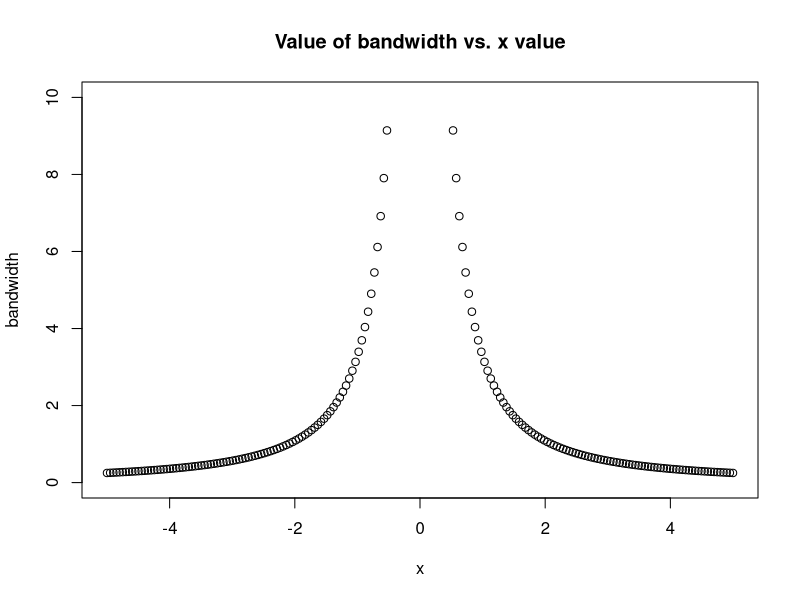
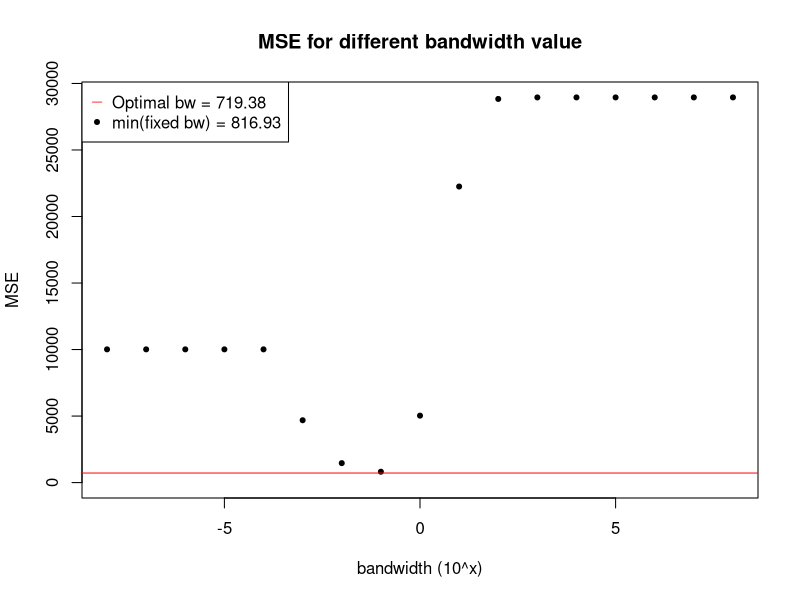
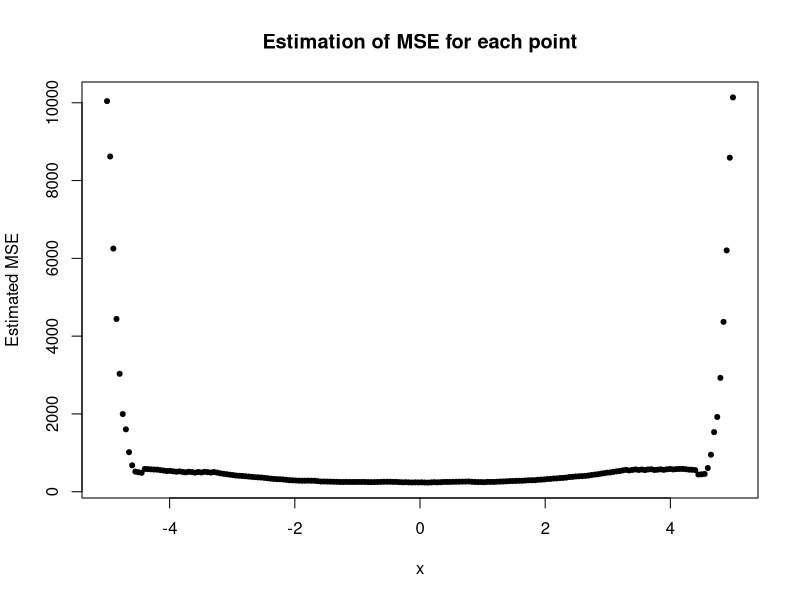

The R script that drew these images, in order:
# simularion for 1000 times
# plot MSE vs bandwidth of fix/optimal bandwidth
# plot MSE vs x at every point

##################### Function ##################################
# For fixed bandwidth (Gaussian kernel without window 
gauss.kernel2 = function(x, y,ind,b){
  k = exp(-((x[ind] - x)^2)/(2*b))*(1/sqrt(2*pi*b))
  yhat = sum(k*y)/sum(k)
  return(yhat)
}
gaussian.smooth2 = function(x,y,b){
  yhat = vector(length = length(y))
  for(i in 1:length(y)){
    yhat[i] = gauss.kernel2(x,y,i,b)
  }
  return(yhat)
}

# For adaptive bandwidth (Gaussian kernel with window) 
gauss.kernel = function(x, y,ind,b,win,proportion){
  b = max(b, 1e-6)
  ran = (max(range(x)) - min(range(x)))*proportion
  xfix = x[ind]
  ub =  min(xfix + win*b, xfix + ran/2) #upperbound
  lb =  max(xfix - win*b, xfix - ran/2) #lowerbound
  xnew = x[x >= lb & x <= ub]
  ynew = y[x >= lb & x <= ub]
  k = exp(-((xfix - xnew)^2)/(2*b))
  yhat = sum(k*ynew)/sum(k)
  return(yhat)
}
gaussian.smooth = function(x,y,b,win,proportion){
  yhat = vector(length = length(y))
  for(i in 1:length(y)){
    yhat[i] = gauss.kernel(x,y,i,b[i],win,proportion)  # adaptive bandwidth
  }
  return(yhat)
}


##################### Example ################################

win = 2
proportion = 0.2
x =  seq(-5,5,length.out = 200) 
u =  x^4+600
sd = 100
var = sd^2
#y = u + rnorm(length(u),0,sd)
n = length(x)
u2 = 12*x^2  #second derivative of u
b = (var/(2*sqrt(pi)*u2^2))^(2/5) #calculate optimal bandwidth

plot(x,b, ylim = c(0,10), ylab = "bandwidth", main = "Value of bandwidth vs. x value")

MSE_b = NULL
bandw = 10^(seq(-8,8,1))

SSE.true = matrix(rep(NA, 1000*n),nrow = 1000)
MSE_b = matrix(rep(NA, 1000*length(bandw)), nrow = 1000)
MSE = NULL
for (j in 1:1000) {
  set.seed(j)
  y = u + rnorm(length(u),0,sd)
  SSE = (gaussian.smooth(x,y,b, win, proportion ) - u)^2
  MSE[j] = mean(SSE)
  SSE.true[j,] = SSE
  for (i in 1:length(bandw)) {
    SSE_vec  = (gaussian.smooth2(x,y, rep( bandw[i], length(b))) - u)^2
    MSE_b[j,i] = mean(SSE_vec)
  }
}


plot(seq(-8,8,1), colMeans(MSE_b), type = "p", ylab = "MSE", xlab = "bandwidth (10^x)", ylim = c(0, max( colMeans(MSE_b) )), xlim = c(-8,8), pch=20, main = "MSE for different bandwidth value" )
abline(h = mean(MSE), col = "red") #MSE of optimal bandwidth
legend("topleft", pch = c(95, 20), legend = c("Optimal bw = 719.38", "min(fixed bw) = 816.93"), col = c("red", "black"))

plot(x, y = colMeans(SSE.true), pch = 20, ylab = "Estimated MSE", main = "Estimation of MSE for each point")

